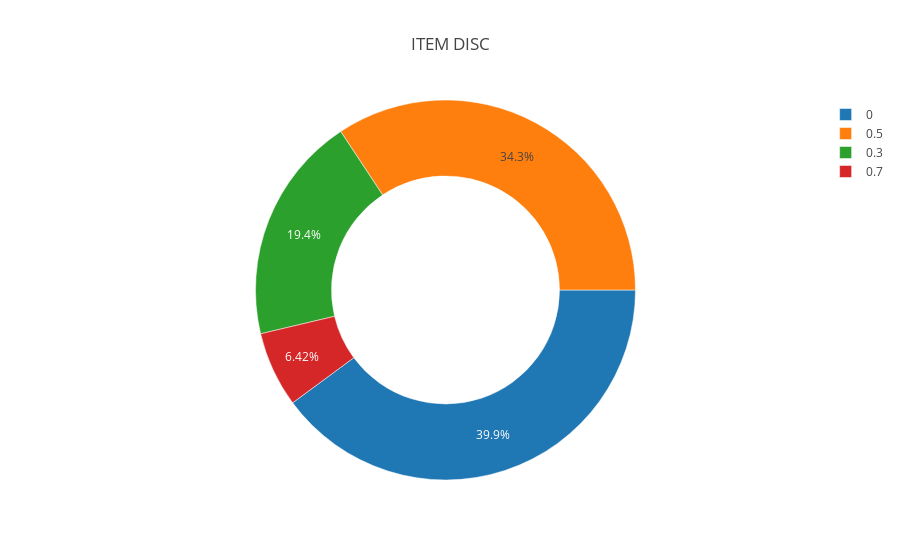

The notebook cell this image was saved under:
### Code cell
var_plot('ITEM DISC')

### Figure 1 — Plotly figure (JSON) as saved in the notebook; plotly's stock layout.template omitted (floating-point values rounded to 4 significant figures)
{"data": [{"hole": 0.6, "labels": [0, 0.5, 0.3, 0.7], "marker": {"line": {"color": "white", "width": 0.5}}, "rotation": 90, "type": "pie", "uid": "7863b7a2-e4d9-442f-9ead-3edb547836e2", "values": [5140, 4421, 2501, 827]}], "layout": {"title": {"text": "ITEM DISC"}}}
